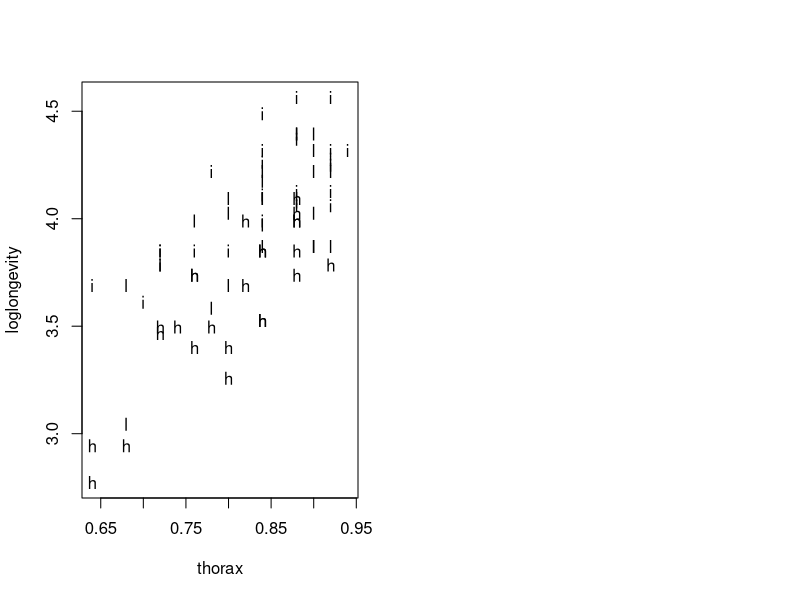
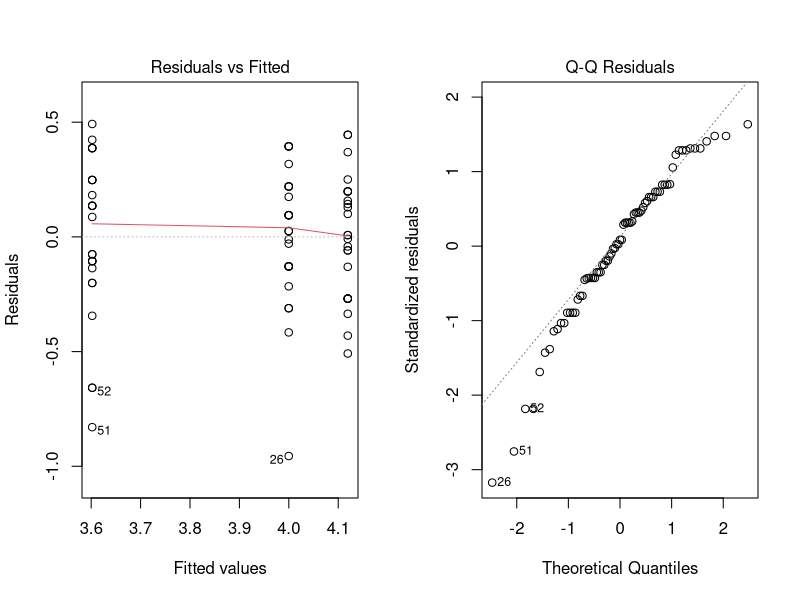
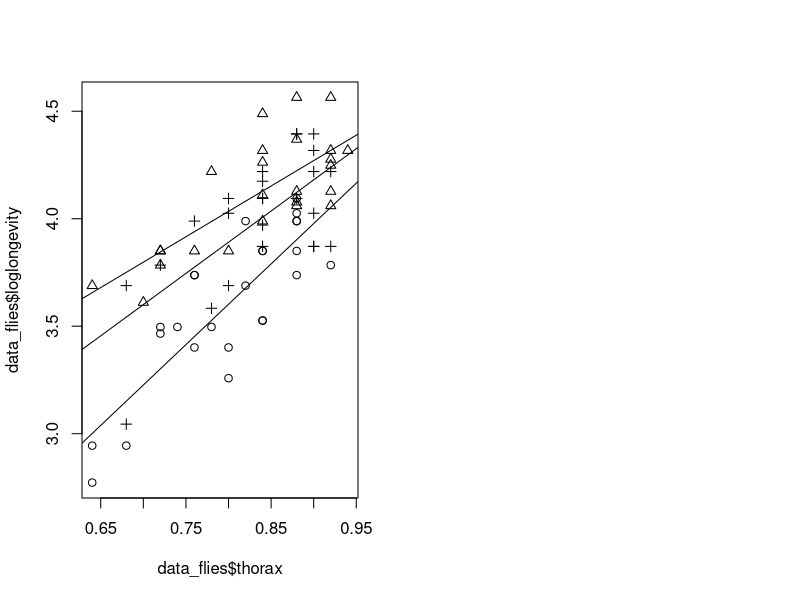
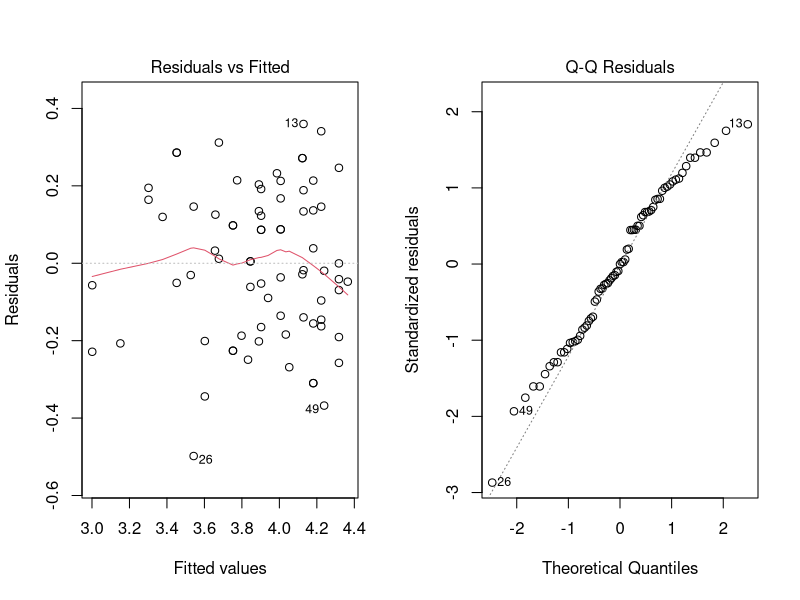
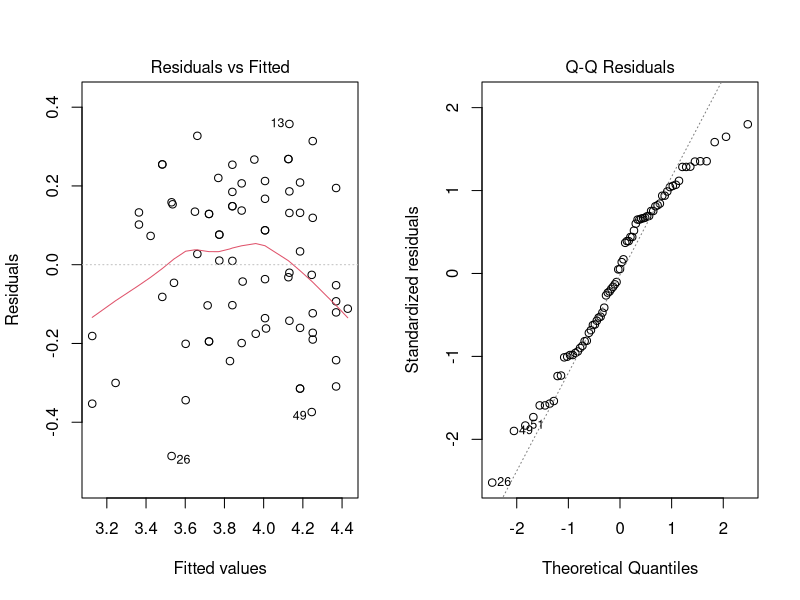
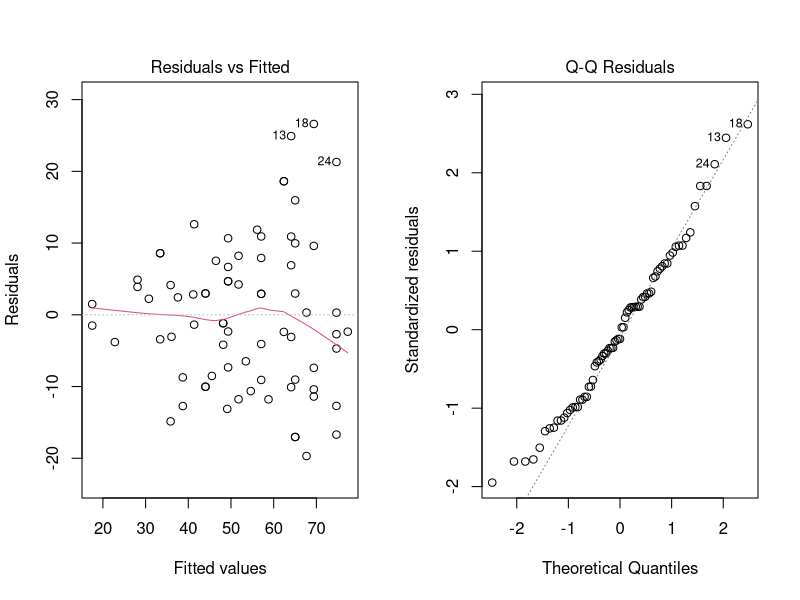
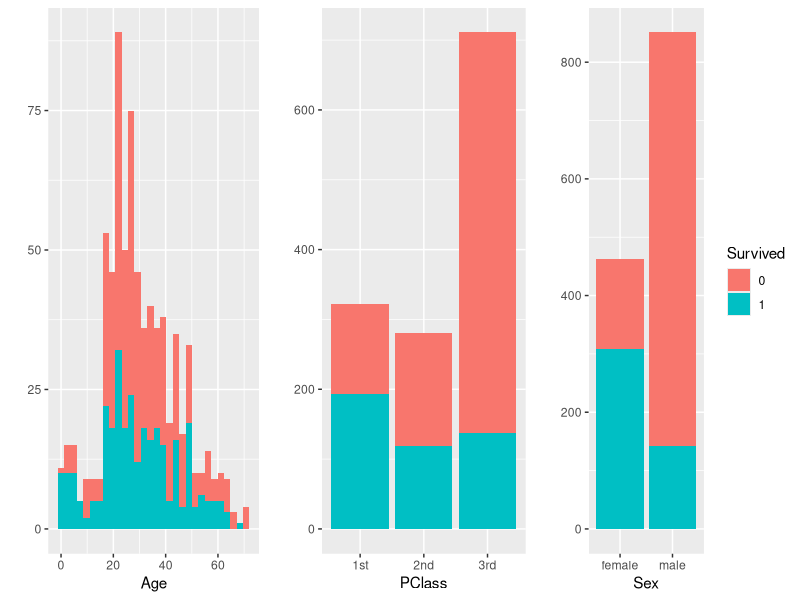

The R source for these figures, in order:
## ---- chunk 1
library(tidyverse)
library(rstudioapi)
library(lme4)
library(car)
library(gridExtra)

knitr::opts_chunk$set(echo = TRUE)
setwd(dirname(getActiveDocumentContext()$path))
# round numbers to 3 digits
options(digits = 3)
## ---- chunk 2
data_flies <- read.table(file="data/fruitflies.txt", header=TRUE)
data_flies$activity <- as.factor(data_flies$activity)
# add loglongevity
data_flies <- data_flies %>% mutate(loglongevity = log(longevity))
# make informative plot - boxplot
par(mfrow=c(1,2));
# plot(data_flies$loglongevity~data_flies$activity)
plot(loglongevity~thorax,pch=as.character(activity), data=data_flies)
## ---- chunk 3
# perform test to see if sexual activity has an effect on longevity
model <- lm(loglongevity~activity, data = data_flies) # prepare model
par(mfrow=c(1,2)); plot(model, 1); plot(model, 2) # investigate normality
anova(model); summary(model)$coefficients
## ---- chunk 4
# perform additive ANCOVA analysis
model_1 <- lm(loglongevity~thorax+activity, data = data_flies) # prepare model
anova(model_1); table <- summary(model_1)$coefficients; table
# extract model's parameter
intercept <- table[,1][1]; beta <- table[,1][2]
alpha_high <- 0; alpha_low <- table[,1][4]
alpha_isolated <- table[,1][3]
# calculate mean thorax
mean_thorax <- mean(data_flies$thorax)
# calculate estimates
estimate_high <- exp(1)**(intercept + alpha_high + beta * mean_thorax)
estimate_low <- exp(1)**(intercept + alpha_low + beta * mean_thorax)
estimate_isolated <- exp(1)**(intercept + alpha_isolated + beta * mean_thorax)
estimates <- c(estimate_isolated, estimate_low, estimate_high)
activity_levels <- unique(as.character(data_flies$activity))
knitr::kable(data.frame(Activity = activity_levels,
                           `Longevity estimate` = estimates),
             caption = "Longevity estimates for average thorax fruit fly")
## ---- chunk 5
plot(data_flies$loglongevity~data_flies$thorax,pch=unclass(data_flies$activity))
for (i in activity_levels) { 
  abline(lm(loglongevity~thorax
            ,data=data_flies[data_flies$activity==i,]))}
## ---- chunk 6
# perform ANCOVA with interaction analysis
model_interaction <- lm(loglongevity~thorax*activity, data = data_flies) # prepare model
par(mfrow=c(1,2)); plot(model_interaction , 1); plot(model_interaction , 2) # investigate normality
anova(model_interaction)
## ---- chunk 7
par(mfrow=c(1,2)); plot(model_1 , 1); plot(model_1 , 2) # investigate normality
## ---- chunk 8
# perform additive ANCOVA analysis
model <- lm(longevity~thorax+activity, data = data_flies) # prepare model
anova(model); table <- summary(model)$coefficients; table
# extract model's parameter
intercept <- table[,1][1]; beta <- table[,1][2]
alpha_high <- 0; alpha_low <- table[,1][4]
alpha_isolated <- table[,1][3]
# calculate mean thorax
mean_thorax <- mean(data_flies$thorax)
# calculate estimates
estimate_high <- intercept + alpha_high + beta * mean_thorax
estimate_low <- intercept + alpha_low + beta * mean_thorax
estimate_isolated <- intercept + alpha_isolated + beta * mean_thorax
estimates <- c(estimate_isolated, estimate_low, estimate_high)
activity_levels <- unique(as.character(data_flies$activity))
knitr::kable(data.frame(Activity = activity_levels,
                           `Longevity estimate` = estimates),
             caption = "Longevity estimates for average thorax fruit fly")
## ---- chunk 9
par(mfrow=c(1,2)); plot(model , 1); plot(model , 2) # investigate normality
## ---- chunk 10
par(mfrow=c(1,3))
titanic <- read.table(file="data/titanic.txt", header=TRUE)
titanic$Survived = as.factor(titanic$Survived)
plot1 <- qplot(x = Age, fill = Survived, data = titanic, show.legend = FALSE)
plot2 <- qplot(x = PClass, fill = Survived, data = titanic, show.legend = FALSE)
plot3 <- qplot(x = Sex,fill=Survived, data = titanic)
grid.arrange(plot1, plot2, plot3, ncol=3)
titanic <- read.table(file="data/titanic.txt", header=TRUE)
class_sex =  xtabs(~PClass+ Sex, data=titanic);knitr::kable(class_sex)
tot = xtabs(Survived ~ PClass + Sex, data=titanic);knitr::kable(tot)
knitr::kable(round(tot/class_sex, 2))
## ---- chunk 11
# what to do with NAs?
titanic$PClass <- as.factor(titanic$PClass)
titanic$Sex <- as.factor(titanic$Sex)
logistic <- glm(Survived~PClass+Age+Sex, data = titanic, family = binomial)
summary(logistic)$coefficients
drop1(logistic,test="Chisq")
odds_male_example =  exp(3.7597 + 1 * -1.2920 + 0 * -2.5214 + 1 * -2.6314 + 25 * -0.0392)
odds_male_example
odds_female_example =  exp(3.7597 + 0 * -1.2920 + 0 * -2.5214 + 0 * -2.6314 + 25 * -0.0392)
odds_female_example
## ---- chunk 12
# interaction of sex and age
logistic_interaction_sex <- glm(Survived~Age*Sex, data = titanic, family = binomial)
summary(logistic_interaction_sex)$coefficients

# interaction of PClass and age
logistic_interaction_pclass <- glm(Survived~Age*PClass, data = titanic, family = binomial)
summary(logistic_interaction_pclass)$coefficients
## ---- chunk 13
# add the interaction term
logistic_interaction_1 <- glm(Survived~PClass+Age+Sex+Age:Sex, data = titanic, family = binomial) # remove Age

logistic_interaction_2 <- glm(Survived~PClass+Sex+Age:Sex, data = titanic, family = binomial) # remove Sex

logistic_interaction_final <- glm(Survived~PClass+Age:Sex, data = titanic, family = binomial)
summary(logistic_interaction_final)$coefficients
## ---- chunk 14
# predict for 53 years and all PClass, Sex
classes <- as.character(unique(titanic$PClass))
sexes <- as.character(unique(titanic$Sex))
age <- 53
new_data <- expand.grid(PClass = classes, Sex = sexes, Age = age)
results <- predict(logistic_interaction_final, new_data, type="response")
final <- new_data %>% bind_cols(Survival = results)
knitr::kable(final)
## ---- chunk 15
# Makes a contingency table and chi-squared test for survived with class and gender
tab1 = table(titanic$Survived,titanic$Sex)
fisher.test(tab1)
total_s= rowSums(rbind(tab1,NaN));total_g = colSums(tab1);
tab1 = rbind(tab1,total_g);tab1 = cbind(tab1,total_s)
knitr::kable(tab1)


tab2 = table(titanic$Survived,titanic$PClass)
chisq.test(tab2)

total_c= rowSums(tab2);total_g = colSums(tab2);
tab2 = rbind(tab2,total_g);tab2 = cbind(tab2,total_s)
knitr::kable(tab2)

## ---- chunk 16
africa <- read.table(file="data/africa.txt", header=TRUE)
africa$pollib <- as.factor(africa$pollib)
poisson_model <- glm(miltcoup~oligarchy+pollib+parties+pctvote+popn+size+numelec+numregim,family=poisson,data=africa)
summary(poisson_model)
## ---- chunk 17
# For every summary the variable with the highest P-value was excluded
summary(glm(miltcoup~oligarchy+pollib+parties+pctvote+popn+size+
              numelec+numregim,family=poisson,data=africa)) # remove numelec

summary(glm(miltcoup~oligarchy+pollib+parties+pctvote+popn+size+
              numregim,family=poisson,data=africa)) # remove numregim

summary(glm(miltcoup~oligarchy+pollib+parties+pctvote+popn+size,
            family=poisson,data=africa)) # remove size

summary(glm(miltcoup~oligarchy+pollib+parties+pctvote+popn,
            family=poisson,data=africa)) # remove popn

summary(glm(miltcoup~oligarchy+pollib+parties+pctvote,
            family=poisson,data=africa)) # remove pctvote
## ---- chunk 18
final_poisson <- glm(miltcoup~oligarchy+pollib+parties,
                     family=poisson,data=africa) # final
summary(final_poisson)
## ---- chunk 19
# get average values
new_data <- africa %>% mutate_if(is.numeric, mean) %>% select(-pollib, -miltcoup)
new_data <- new_data[1,]
avg_oligarchy <- new_data$oligarchy; avg_parties <- new_data$parties;
avg_pctvote <- new_data$pctvote; avg_popn <- new_data$popn;
avg_size <- new_data$size; avg_numelec <- new_data$numelec;
avg_numregim <- new_data$numregim

# get a list of political liberalization levels
pollib <- sort(as.character(unique(africa$pollib)))
new_data <- expand.grid(pollib = pollib, oligarchy = avg_oligarchy,
                        parties = avg_parties, pctvote = avg_pctvote,
                        popn = avg_popn, size = avg_size,
                        numelec = avg_numelec, numregim = avg_numregim)

new_data_reduced <- expand.grid(pollib = pollib, oligarchy = avg_oligarchy,
                        parties = avg_parties)

results <- predict(final_poisson, new_data_reduced, type="response")
final <- new_data_reduced %>% bind_cols(Prediction = results)
knitr::kable(final, caption = "Predictions with the model from b)")
